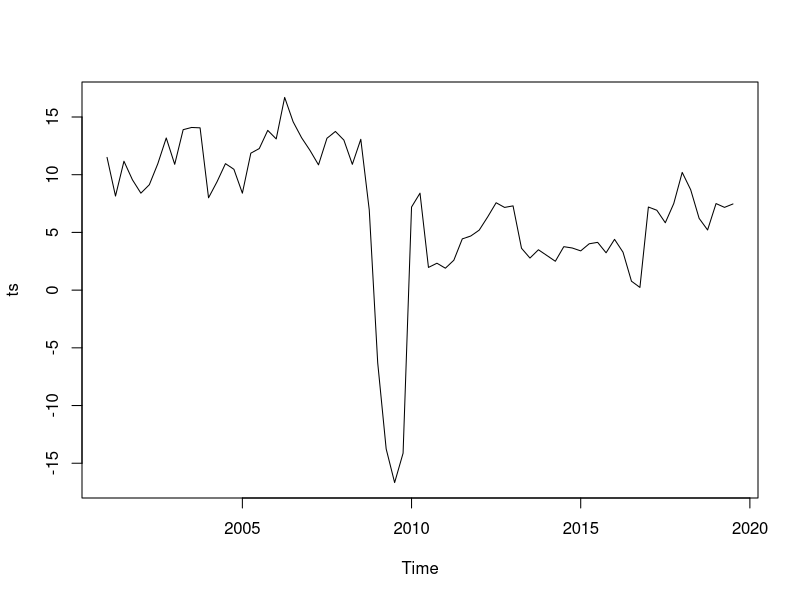
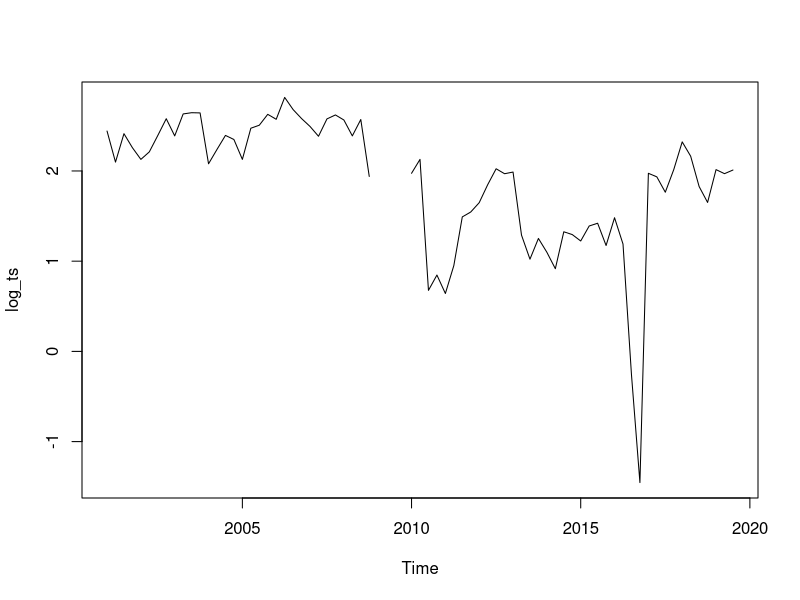
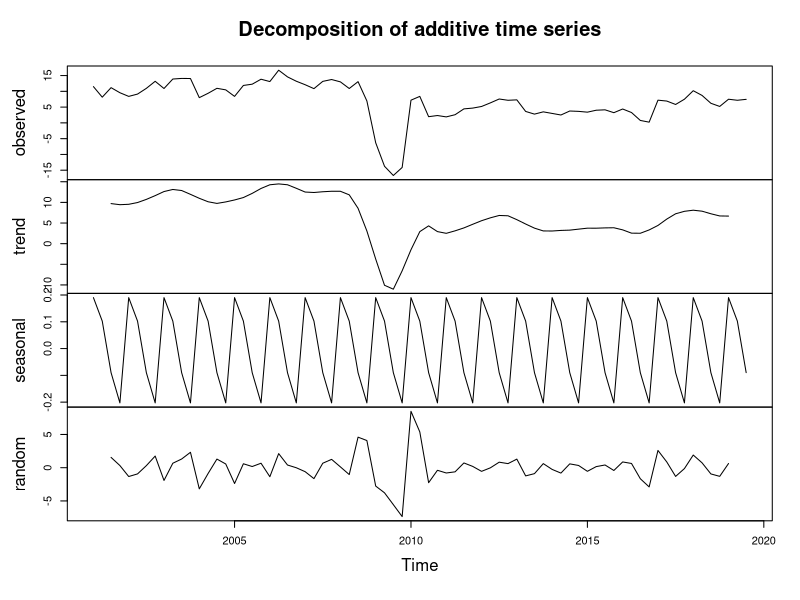
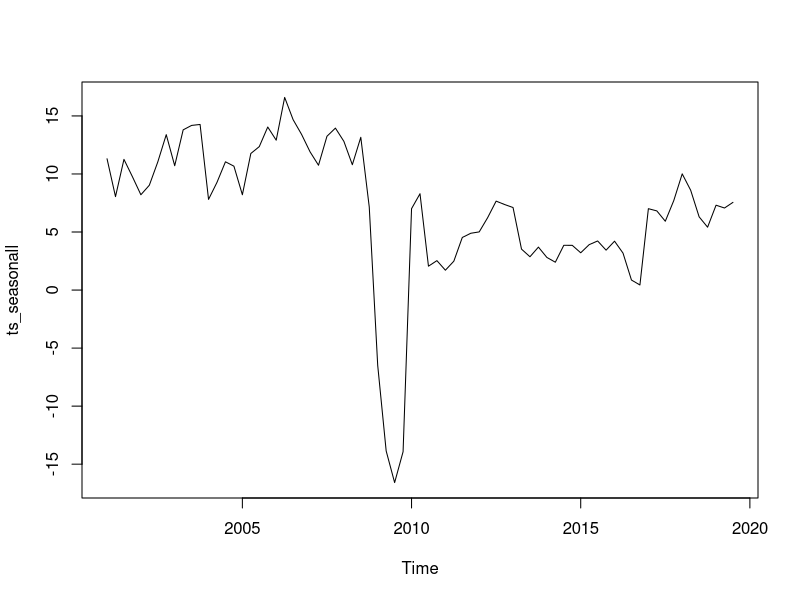
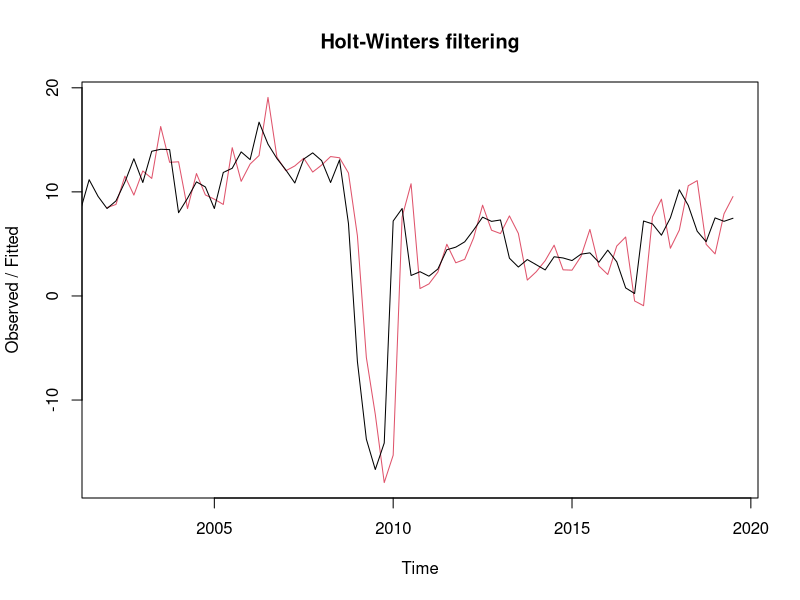
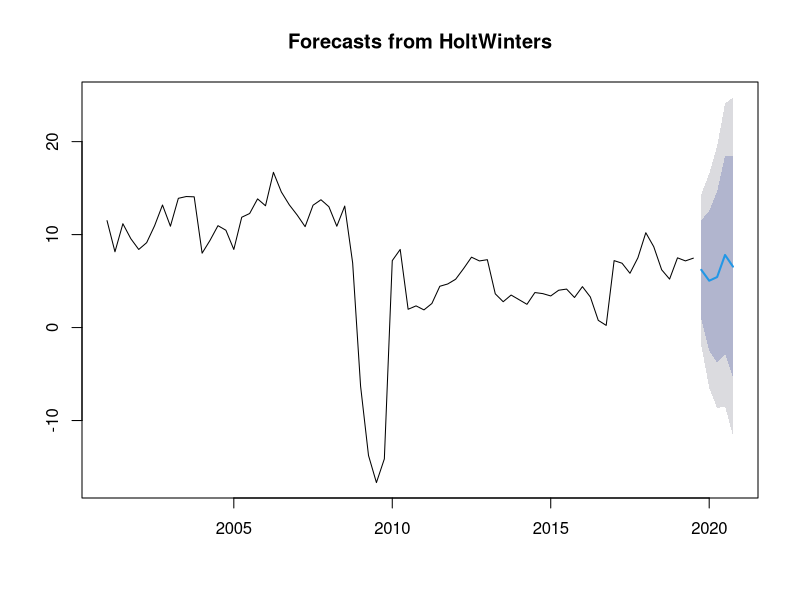
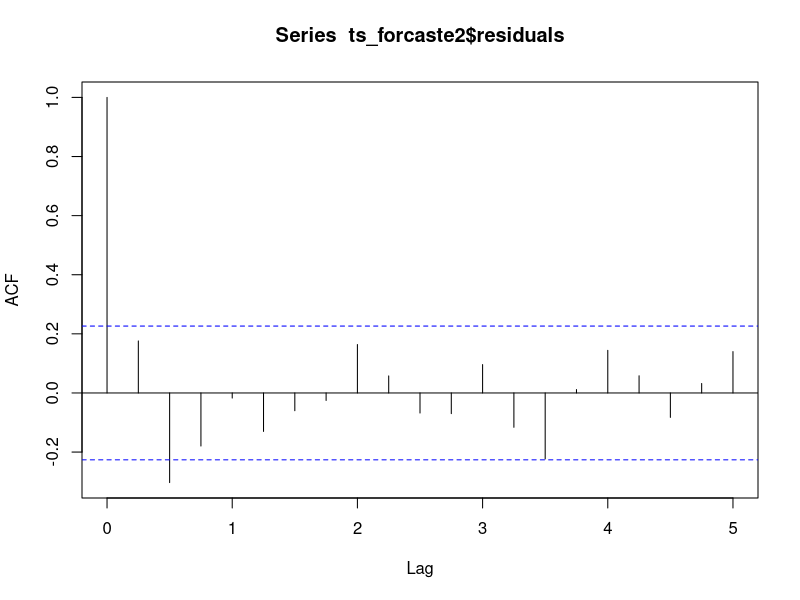
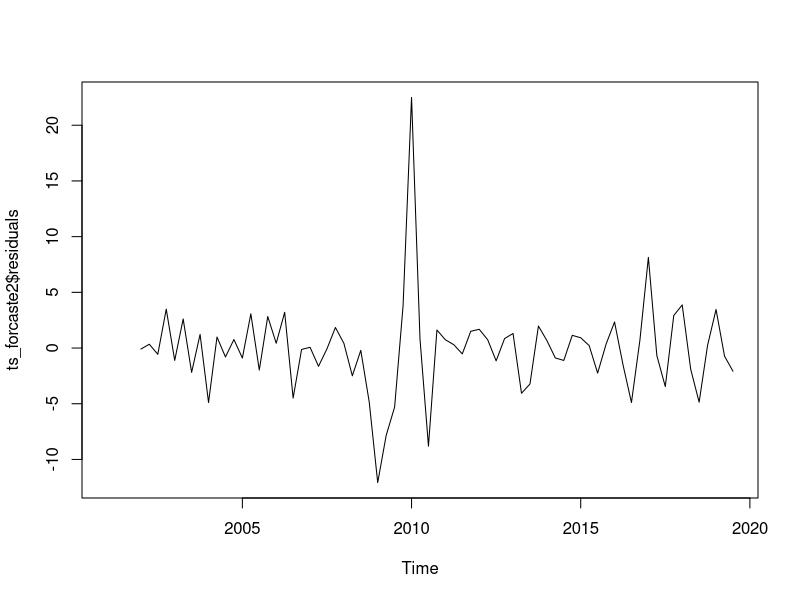

These figures' R source, in order:
## ---- chunk 1
library(readxl)
library(forecast)
## ---- chunk 2

plotForecastErrors <- function(forecasterrors)
{
  # make a histogram of the forecast errors:
  mybinsize <- IQR(forecasterrors,na.rm = T)/4
  mysd   <- sd(forecasterrors, na.rm = T)
  mymin  <- min(forecasterrors,na.rm = T) - mysd*5
  mymax  <- max(forecasterrors, na.rm = T) + mysd*3
  # generate normally distributed data with mean 0 and standard deviation mysd
  mynorm <- rnorm(10000, mean=0, sd=mysd)
  mymin2 <- min(mynorm)
  mymax2 <- max(mynorm)
  if (mymin2 < mymin) { mymin <- mymin2 }
  if (mymax2 > mymax) { mymax <- mymax2 }
  # make a red histogram of the forecast errors, with the normally distributed data overlaid:
  mybins <- seq(mymin, mymax, mybinsize)
  hist(forecasterrors, col="red", freq=FALSE, breaks=mybins)
  # freq=FALSE ensures the area under the histogram = 1
  # generate normally distributed data with mean 0 and standard deviation mysd
  myhist <- hist(mynorm, plot=FALSE)
  # plot the normal curve as a blue line on top of the histogram of forecast errors:
  points(myhist$mids, myhist$density, type="l", col="blue", lwd=2)
}

growth <- function(present, past) {
  (present - past) / past
}

## ---- chunk 3

df <- read_xlsx("GDP growth.xlsx")
df = df[,-c(1:7)]; df = df[,c(1:4)]
df = df[-1,]
df_ts = c()
for (i in 19:1) {
  df_ts = c(df_ts,df[i,])
}
df_ts = as.numeric(df_ts)
df_ts = df_ts[-76]
ts = ts(df_ts,start=c(2001,1), frequency = c(4))
## ---- chunk 4
ts.plot(ts)

## ---- chunk 5
log_ts <- log(ts)
plot.ts(log_ts)

## ---- chunk 6
ts_components <- decompose(ts)
## ---- chunk 7
ts_components$seasonal
## ---- chunk 8
plot(ts_components)
## ---- chunk 9

ts_seasonall <- ts - ts_components$seasonal

## ---- chunk 10
plot(ts_seasonall)

## ---- chunk 11
ts_forcaste <- HoltWinters(ts)
ts_forcaste
#
## ---- chunk 12
ts_forcaste$SSE

## ---- chunk 13
plot(ts_forcaste)
## ---- chunk 14
ts_forcaste2 = forecast:::forecast.HoltWinters(ts_forcaste, h= 5)
HW_pred = (as.data.frame(ts_forcaste2))[1]
HW_pred=HW_pred[5,]
## ---- chunk 15
forecast:::plot.forecast(ts_forcaste2)
## ---- chunk 16
acf(ts_forcaste2$residuals, lag.max=20, na.action = na.pass)
Box.test(ts_forcaste2$residuals, lag=20, type="Ljung-Box")
## ---- chunk 17
plot.ts(ts_forcaste2$residuals)

## ---- chunk 18
plotForecastErrors(ts_forcaste2$residuals)
## ---- chunk 19
plot.ts(ts)
ts_diff1 <-  diff(ts, differences = 1)

plot.ts(ts_diff1)
## ---- chunk 20

acf(ts_diff1, lag.max=20)             # plot a correlogram
## ---- chunk 21
acf(ts_diff1, lag.max=20, plot=FALSE) # get the autocorrelation values
## ---- chunk 22
pacf(ts_diff1, lag.max=20)             # plot a partial correlogram
pacf(ts_diff1, lag.max=20, plot=FALSE) # get the partial autocorrelation values
## ---- chunk 23
ts_arima = Arima(ts, order=c(1,1,1),seasonal = list(order = c(1,1,1)))
ts_arima
## ---- chunk 24
ts_arima_forecast = forecast(ts_arima,h = 5)

arima_pred = ts_arima_forecast[4]
arima_pred = arima_pred$mean[5]
forecast:::plot.forecast(ts_arima_forecast)
## ---- chunk 25
acf(ts_arima_forecast$residuals, lag.max=20)
Box.test(ts_arima_forecast$residuals, lag=20, type="Ljung-Box")
## ---- chunk 26
plot.ts(ts_arima_forecast$residuals)            # make time plot of forecast errors
plotForecastErrors(ts_arima_forecast$residuals)
## ---- chunk 27

fit3 <- auto.arima(ts, seasonal = T)
fit3

fit_forecast = forecast(fit3,h=5)
auto.arima_pred = (as.data.frame(fit_forecast))[1][c(5),]
plot(fit_forecast)
# str(fit)
## ---- chunk 28
HW_pred

arima_pred

auto.arima_pred
## ---- chunk 29
df = rbind(HW_pred, arima_pred, auto.arima_pred)
df = as.data.frame(t(df))
rownames(df) = "quarter-4-20"
writexl::write_xlsx(df,"GDP-20.xlsx")
